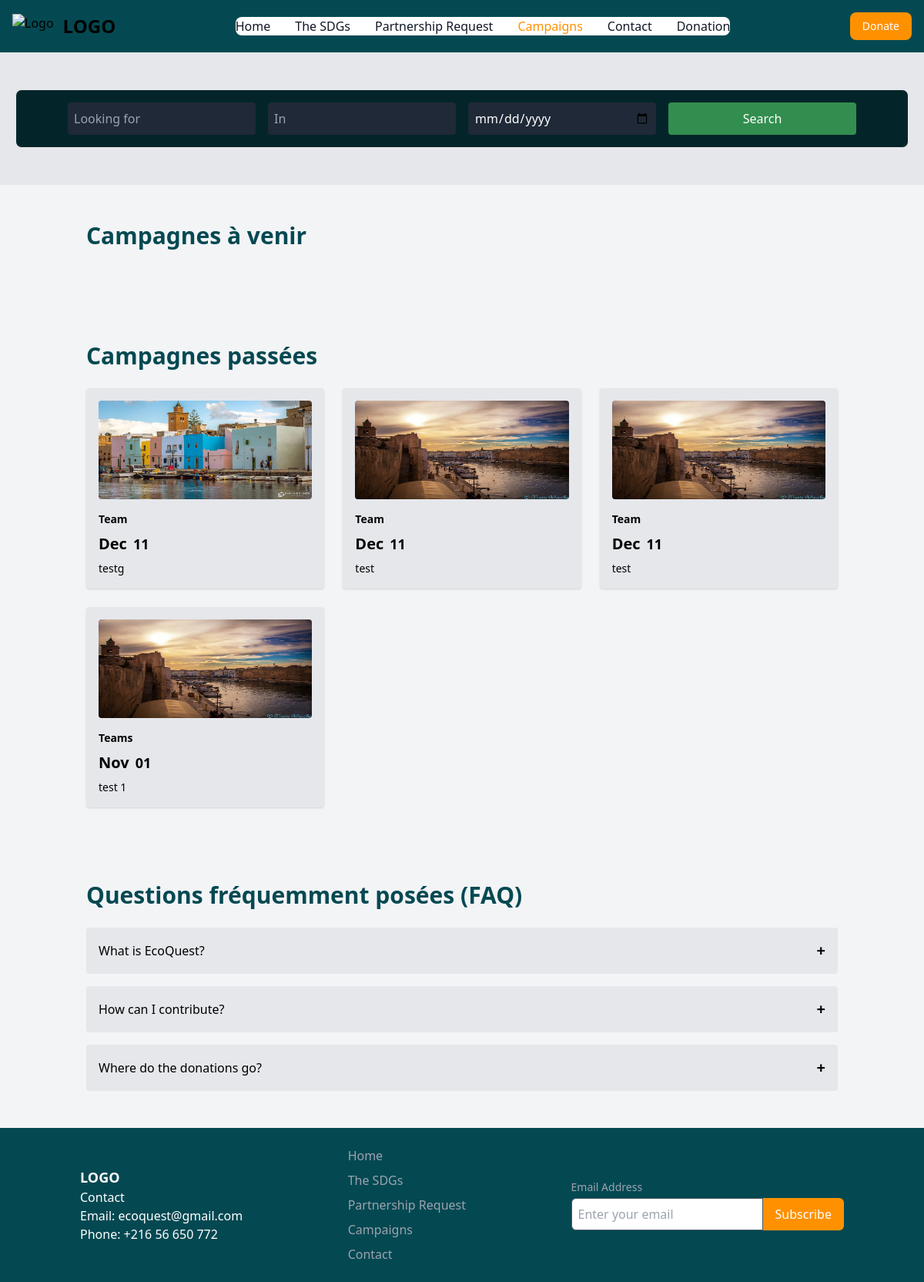
/Main/Event.php, run on the app's committed database.
### tables this page shows
CREATE TABLE `evenements` (
  `IDevent` int(11) NOT NULL,
  `Nom` varchar(20) NOT NULL,
  `Description` varchar(1000) NOT NULL,
  `Location` varchar(100) NOT NULL,
  `Date` date NOT NULL,
  `startTime` time NOT NULL,
  `endTime` time NOT NULL,
  `eventType` varchar(20) NOT NULL,
  `Status` varchar(20) NOT NULL,
  `eventImage` varchar(20) NOT NULL,
  `trash` float NOT NULL
);

### Main/Event.php (the view, shortened to what this page needs)
<!DOCTYPE html>
<html lang="en">
<head>
    <script src="https://cdn.tailwindcss.com"></script>
</head>
<body class="bg-gray-100 ">
    <nav
        class="bg-[#044952] dark:bg-[#044952] fixed w-full z-20 top-0 start-0 border-b border-gray-200 dark:border-gray-600">
        <div class="max-w-screen-xl flex flex-wrap items-center justify-between mx-auto p-4">
            <a href="#" class="flex items-center space-x-3 rtl:space-x-reverse">
                <img src="https://flowbite.com/docs/images/logo.svg" class="h-8" alt="Logo">
                <span class="self-center text-2xl font-semibold whitespace-nowrap dark:text-white">LOGO</span>
            </a>
            <div class="flex md:order-2 space-x-3 md:space-x-0 rtl:space-x-reverse">
                <button type="button"
                    class="text-white bg-[#FF9100] hover:bg-green-800 duration-300 focus:ring-4 focus:outline-none focus:ring-blue-300 font-medium rounded-lg text-sm px-4 py-2 text-center dark:bg-[#FF9100] dark:hover:bg-[#FFCE00] dark:focus:ring-[#1d3b24]">
                    Donate
                </button>
            </div>
            <div id="navbar-sticky" class="hidden items-center justify-between w-full md:flex md:w-auto md:order-1">
                <ul
                    class="flex flex-col p-4 md:p-0 mt-4 font-medium border  rounded-lg bg-gray-50 md:space-x-8 rtl:space-x-reverse md:flex-row md:mt-0 md:border-0 md:bg-white dark:bg-gray-800 md:dark:bg-[#044952] dark:border-gray-700">
                    <li>
                        <a href="home.php"
                            class="block py-2 px-3 text-gray-900  rounded hover:bg-gray-100 md:hover:bg-transparent md:hover:text-[#FF9100] md:p-0 md:dark:hover:text-[#FF9100] dark:text-white dark:hover:bg-gray-700 dark:hover:text-white md:dark:hover:bg-transparent dark:border-gray-700">Home</a>
                    </li>
                    <li>
                        <a href="#"
                            class="block py-2 px-3 text-gray-900 rounded hover:bg-gray-100 md:hover:bg-transparent md:hover:text-[#FF9100] md:p-0 md:dark:hover:text-[#FF9100] dark:text-white dark:hover:bg-gray-700 dark:hover:text-white md:dark:hover:bg-transparent dark:border-gray-700">The
                            SDGs</a>
                    </li>
                    <li>
                        <a href="becomePartner.php"
                            class="block py-2 px-3 text-gray-900 rounded hover:bg-gray-100 md:hover:bg-transparent md:hover:text-[#FF9100] md:p-0 md:dark:hover:text-[#FF9100] dark:text-white dark:hover:bg-gray-700 dark:hover:text-white md:dark:hover:bg-transparent dark:border-gray-700">Partnership
                            Request</a>
                    </li>
                    <li>
                        <a href="Event.php"
                            class="block py-2 px-3 text-white bg-[#FF9100] rounded md:bg-transparent md:text-[#FF9100] md:p-0 md:dark:text-[#FF9100]">Campaigns</a>
                    </li>
                    <li>
                        <a href="Contact.html"
                            class="block py-2 px-3 text-gray-900 rounded hover:bg-gray-100 md:hover:bg-transparent md:hover:text-[#FF9100] md:p-0 md:dark:hover:text-[#FF9100] dark:text-white dark:hover:bg-gray-700 dark:hover:text-white md:dark:hover:bg-transparent dark:border-gray-700">Contact</a>
                    </li>
                    <li>
                        <a href="Donation.html"
                            class="block py-2 px-3 text-gray-900 rounded hover:bg-gray-100 md:hover:bg-transparent md:hover:text-[#FF9100] md:p-0 md:dark:hover:text-[#FF9100] dark:text-white dark:hover:bg-gray-700 dark:hover:text-white md:dark:hover:bg-transparent dark:border-gray-700"
                            aria-current="page">Donation</a>
                    </li>
                </ul>
            </div>
        </div>
    </nav>
    <section class="relative bg-gray-200 h-60 flex items-center justify-center ">
        <div class="absolute inset-0"></div>
        <div class="absolute bottom-12 left-0 right-0 bg-[#032529] text-white p-4  border rounded-lg mx-5">
                <form action="event.php"  method="get" enctype="multipart/form-data" >
                <div class="container mx-auto grid grid-cols-1 md:grid-cols-4 gap-4">
                <input id="searchQuery" name="name" type="text" placeholder="Looking for"
                    class="p-2 rounded bg-gray-800 text-white">
                <input id="searchLocation" type="text" placeholder="In" name="location" class="p-2 rounded bg-gray-800 text-white">
                <input id="searchDate" name="date" type="date" class="p-2 rounded bg-gray-800 text-white">
                <button type="submit" name="search" class="bg-[#328E4E] p-2 rounded">Search</button>
                </div>
                <?php
                    $eventName= isset($_GET['name']) ? $_GET['name'] : '';
                    $eventLocation= isset($_GET['location']) ? $_GET['location'] : '';
                    $eventDate= isset($_GET['date']) ? $_GET['date'] : '';
                ?>
                </form>
        </div>
    </section>
     <?php
     if($eventName ==="" && $eventLocation ==="" && $eventDate ===""){
      ?>
    <section class="container mx-auto py-12 px-6">
    <h2 class="text-3xl font-semibold mb-6 text-[#044952]">Campagnes à venir</h2>
             <?php
                include "conn.php";
             ?>
    </section>
    <section class="container mx-auto py-12 px-6">
        <h2 class="text-3xl font-semibold mb-6 text-[#044952]">Campagnes passées</h2>
        <div class="grid grid-cols-1 sm:grid-cols-2 md:grid-cols-3 gap-6">
            <?php
                $req1="select IDevent, DATE_FORMAT(Date, '%b') as month, DATE_FORMAT(Date, '%d') as day, Nom, eventType,eventImage from evenements where date < CURDATE()";
                $res1=mysqli_query($conn, $req1);
                while($row1=mysqli_fetch_assoc($res1)){
                    echo(' <a href="eventDetail.php?eventID='.$row1['IDevent'].'">           <div
                class="bg-gray-200 shadow rounded p-4 hover:shadow-lg transform hover:scale-105 transition duration-300">
                <img src="../uploads/'.$row1['eventImage'].'" class="w-full h-32  rounded"/>
                <div class="mt-4 text-sm font-bold">'.$row1['eventType'].'</div>
                <div class="flex items-center space-x-2 mt-2">
                    <div class="text-xl font-bold">'.$row1['month'].'</div>
                    <div class="text-lg font-bold">'.$row1['day'].'</div>
                </div>
                <p class="text-sm mt-2">'.$row1['Nom'].'</p>
            </div></a>');
                }
             ?>
        </div>
    </section>
    <?php
     }
      ?>
    <section class="container mx-auto py-12 px-6">
        <h2 class="text-3xl font-semibold mb-6 text-[#044952]">Questions fréquemment posées (FAQ)</h2>
        <div class="space-y-4">
            <div class="bg-gray-200 rounded p-4">
                <div class="flex justify-between items-center">
                    <p>What is EcoQuest?</p>
                    <button onclick="toggleFAQ('faq1')" class="text-xl font-bold">+</button>
                </div>
            </div>
            <div class="bg-gray-200 rounded p-4">
                <div class="flex justify-between items-center">
                    <p>How can I contribute?</p>
                    <button onclick="toggleFAQ('faq2')" class="text-xl font-bold">+</button>
                </div>
            </div>
            <div class="bg-gray-200 rounded p-4">
                <div class="flex justify-between items-center">
                    <p>Where do the donations go?</p>
                    <button onclick="toggleFAQ('faq3')" class="text-xl font-bold">+</button>
                </div>
            </div>
        </div>
    </section>
    <footer class="bg-[#044952] text-white py-6">
        <div
            class="container mx-auto px-4 space-y-4 md:space-y-0 md:flex md:justify-between sm:items-center sm:justify-center">
            <div>
                <p class="text-lg font-bold">LOGO</p>
                <p>Contact</p>
                <p>Email: ecoquest@gmail.com</p>
                <p>Phone: +216 56 650 772</p>
            </div>
            <nav class="space-y-2">
                <a href="#" class="block text-gray-400 hover:text-white">Home</a>
                <a href="#" class="block text-gray-400 hover:text-white">The SDGs</a>
                <a href="#" class="block text-gray-400 hover:text-white">Partnership Request</a>
                <a href="#" class="block text-gray-400 hover:text-white">Campaigns</a>
                <a href="#" class="block text-gray-400 hover:text-white">Contact</a>
            </nav>
            <div>
                <label for="newsletter" class="block text-sm font-medium text-gray-400">Email Address</label>
                <div class="flex mt-1">
                    <input type="email" id="newsletter"
                        class="p-2 border border-gray-600 rounded-l-md focus:ring-blue-500 focus:border-blue-500"
                        placeholder="Enter your email">
                    <button
                        class="bg-[#FF9100] text-white px-4 py-2 rounded-r-md hover:bg-[#FFCE00] duration-300 transition">
                        Subscribe
                    </button>
                </div>
            </div>
        </div>
    </footer>
</body>
</html>

### data on the page
evenements: eventImage (picture), eventType "Team", month "Dec", day "11", Nom "testg"
evenements: eventImage (picture), eventType "Team", month "Dec", day "11", Nom "test"
evenements: eventImage (picture), eventType "Team", month "Dec", day "11", Nom "test"
evenements: eventImage (picture), eventType "Teams", month "Nov", day "01", Nom "test 1"
